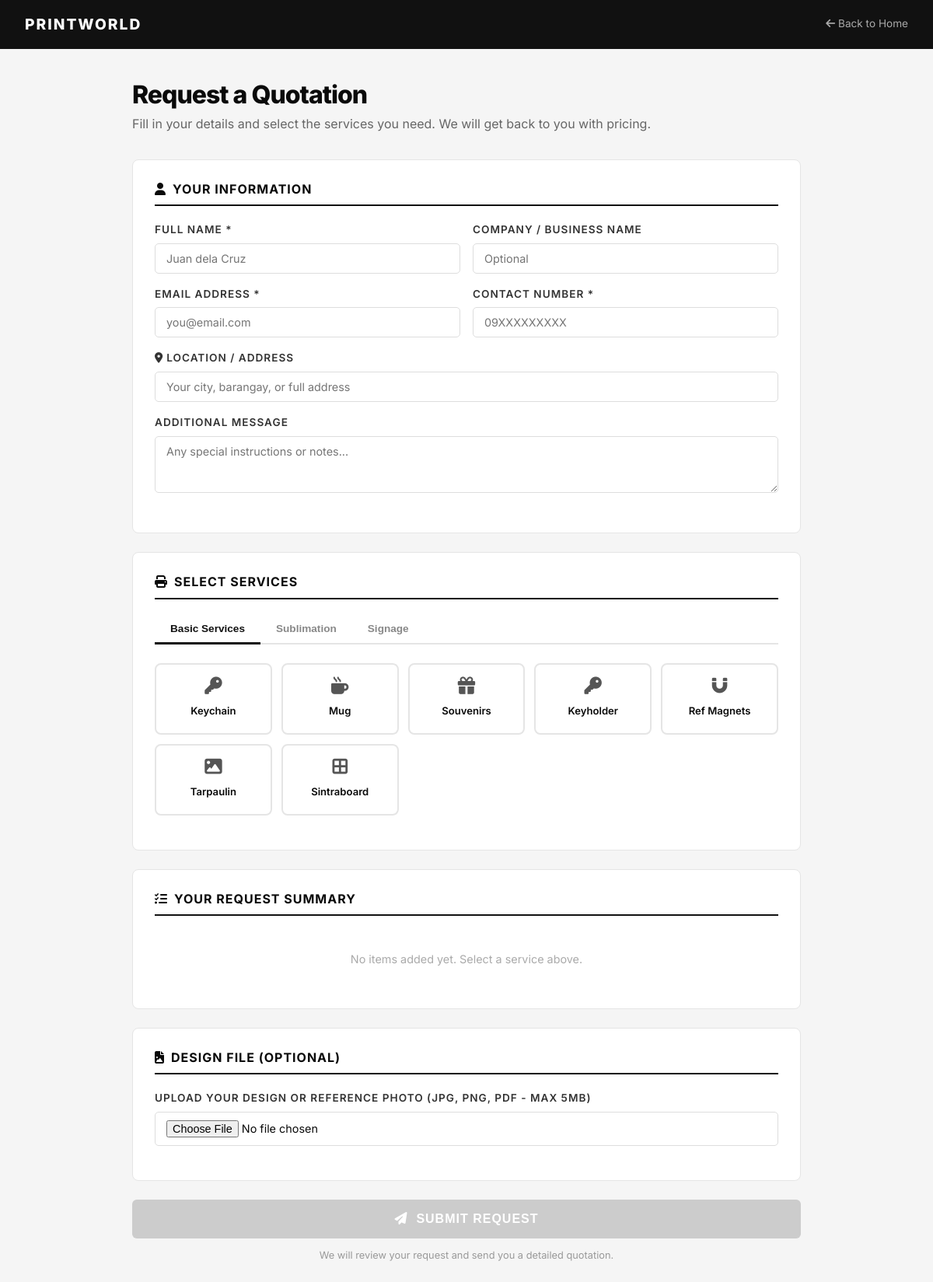
The app's page /quotation.php, older data.
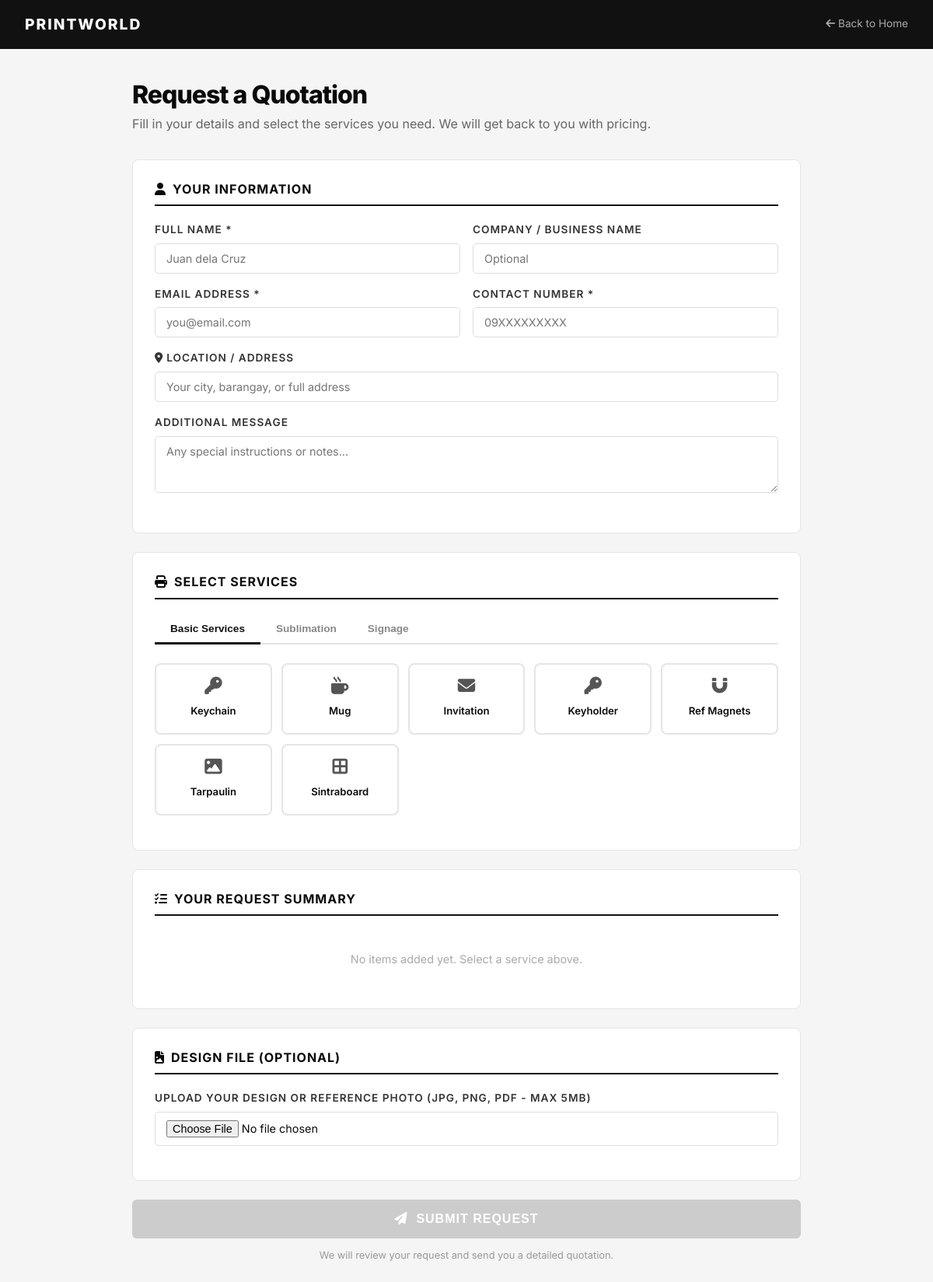
The same page, newer data.
### tables this page shows
CREATE TABLE IF NOT EXISTS service_categories (
    id INT AUTO_INCREMENT PRIMARY KEY,
    name VARCHAR(100) NOT NULL,
    slug VARCHAR(100) NOT NULL UNIQUE,
    description TEXT,
    icon VARCHAR(50),
    category ENUM('basic','sublimation','signage') DEFAULT 'basic',
    image_path VARCHAR(255) DEFAULT NULL,
    is_active TINYINT(1) DEFAULT 1,
    sort_order INT DEFAULT 0
);

### quotation.php (the view, shortened to what this page needs)
<?php
$db = db();
$svcResult = $db->query("SELECT * FROM service_categories WHERE is_active=1 ORDER BY category, sort_order, id");
$servicesByCategory = ['basic' => [], 'sublimation' => [], 'signage' => []];
while ($row = $svcResult->fetch_assoc()) { $servicesByCategory[$row['category'] ?? 'basic'][] = $row; }
?><!DOCTYPE html>
<html lang="en">
<head>
<link rel="stylesheet" href="https://cdnjs.cloudflare.com/ajax/libs/font-awesome/6.5.0/css/all.min.css">
<link rel="stylesheet" href="assets/css/style.css">
</head>
<body>
<nav style="background:#111;padding:16px 32px;display:flex;align-items:center;justify-content:space-between">
  <a href="index.php" style="color:#fff;text-decoration:none;font-size:1.2rem;font-weight:800;letter-spacing:2px">PRINTWORLD</a>
  <a href="index.php" style="color:#aaa;text-decoration:none;font-size:.85rem"><i class="fas fa-arrow-left"></i> Back to Home</a>
</nav>
<div class="qt-wrap">
  <h1 class="qt-title">Request a Quotation</h1>
  <p class="qt-sub">Fill in your details and select the services you need. We will get back to you with pricing.</p>
  <form method="POST" action="process_quotation.php" enctype="multipart/form-data" id="qt-form">
    <div class="qt-section">
      <h3><i class="fas fa-user" style="margin-right:8px"></i>Your Information</h3>
      <div class="form-row">
        <div class="form-group"><label>Full Name *</label><input type="text" name="customer_name" required placeholder="Juan dela Cruz"></div>
        <div class="form-group"><label>Company / Business Name</label><input type="text" name="company_name" placeholder="Optional"></div>
      </div>
      <div class="form-row">
        <div class="form-group"><label>Email Address *</label><input type="email" name="email" required placeholder="you@email.com"></div>
        <div class="form-group"><label>Contact Number *</label><input type="text" name="contact_number" required placeholder="09XXXXXXXXX"></div>
      </div>
      <div class="form-group"><label><i class="fas fa-map-marker-alt" style="margin-right:4px"></i>Location / Address</label><input type="text" name="location" placeholder="Your city, barangay, or full address"></div>
      <div class="form-group"><label>Additional Message</label><textarea name="message" rows="3" placeholder="Any special instructions or notes..."></textarea></div>
    </div>
    <div class="qt-section">
      <h3><i class="fas fa-print" style="margin-right:8px"></i>Select Services</h3>
      <div class="tab-nav">
        <button type="button" class="tab-btn active" onclick="switchTab('basic',this)">Basic Services</button>
        <button type="button" class="tab-btn" onclick="switchTab('sublimation',this)">Sublimation</button>
        <button type="button" class="tab-btn" onclick="switchTab('signage',this)">Signage</button>
      </div>
      <div class="tab-pane active" id="tab-basic">
        <div class="svc-grid">
          <?php foreach ($servicesByCategory['basic'] as $svc): ?>
          <div class="svc-card" onclick="selectService(this,'<?= htmlspecialchars($svc['slug']) ?>','<?= htmlspecialchars($svc['name']) ?>','basic')">
            <i class="fas <?= htmlspecialchars($svc['icon'] ?? 'fa-print') ?>"></i><span><?= htmlspecialchars($svc['name']) ?></span>
          </div>
          <?php endforeach; ?>
        </div>
      </div>
    </div>
    <div class="qt-section">
      <h3><i class="fas fa-list-check" style="margin-right:8px"></i>Your Request Summary</h3>
      <ul class="cart-list" id="cart-list"><li class="empty-cart" id="cart-empty">No items added yet. Select a service above.</li></ul>
    </div>
    <div class="qt-section">
      <h3><i class="fas fa-file-image" style="margin-right:8px"></i>Design File (Optional)</h3>
      <div class="form-group">
        <label>Upload your design or reference photo (JPG, PNG, PDF - max 5MB)</label>
        <input type="file" name="design_file" accept=".jpg,.jpeg,.png,.pdf,.ai,.psd">
      </div>
    </div>
    <button type="submit" class="submit-btn" id="submit-btn" disabled><i class="fas fa-paper-plane"></i> &nbsp;SUBMIT REQUEST</button>
    <p style="text-align:center;font-size:.8rem;color:#999;margin-top:12px">We will review your request and send you a detailed quotation.</p>
  </form>
</div>
</body>
</html>

Row changes from the older to the newer data that the page shows:
changed service_categories: icon "fa-gift" → "fa-envelope" (drawn); name "Souvenirs" → "Invitation"
